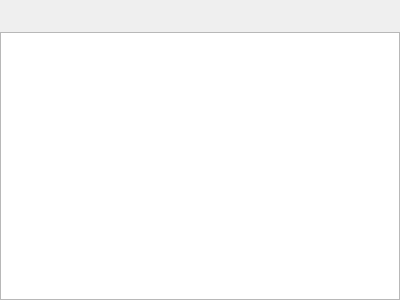
<?xml version="1.0" encoding="UTF-8"?>
<ui version="4.0">
 <class>LyricView</class>
 <widget class="QWidget" name="LyricView">
  <property name="geometry">
   <rect>
    <x>0</x>
    <y>0</y>
    <width>400</width>
    <height>300</height>
   </rect>
  </property>
  <property name="windowTitle">
   <string>Form</string>
  </property>
  <layout class="QVBoxLayout" name="verticalLayout">
   <property name="spacing">
    <number>0</number>
   </property>
   <property name="margin">
    <number>0</number>
   </property>
   <item>
    <widget class="QWidget" name="busy_container" native="true">
     <layout class="QHBoxLayout" name="horizontalLayout">
      <item>
       <widget class="BusyIndicator" name="busy">
        <property name="text">
         <string/>
        </property>
       </widget>
      </item>
      <item>
       <widget class="ElidedLabel" name="busy_text">
        <property name="sizePolicy">
         <sizepolicy hsizetype="Expanding" vsizetype="Preferred">
          <horstretch>0</horstretch>
          <verstretch>0</verstretch>
         </sizepolicy>
        </property>
        <property name="text">
         <string/>
        </property>
       </widget>
      </item>
     </layout>
    </widget>
   </item>
   <item>
    <widget class="QTextEdit" name="content">
     <property name="readOnly">
      <bool>true</bool>
     </property>
    </widget>
   </item>
  </layout>
 </widget>
 <customwidgets>
  <customwidget>
   <class>BusyIndicator</class>
   <extends>QLabel</extends>
   <header>widgets/busyindicator.h</header>
  </customwidget>
  <customwidget>
   <class>ElidedLabel</class>
   <extends>QLabel</extends>
   <header>widgets/elidedlabel.h</header>
  </customwidget>
 </customwidgets>
 <resources/>
 <connections/>
</ui>
